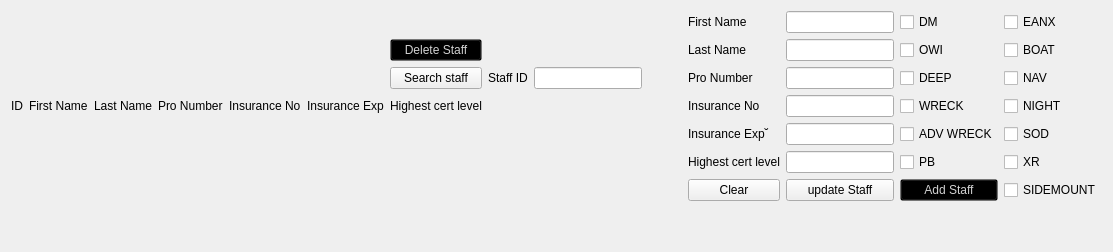
                  <widget class="QWidget" name="page_staff">
                   <layout class="QGridLayout" name="gridLayout_11">
                    <item row="7" column="12">
                     <widget class="QCheckBox" name="pb_check">
                      <property name="text">
                       <string>PB</string>
                      </property>
                     </widget>
                    </item>
                    <item row="4" column="4">
                     <widget class="QLabel" name="insurance_no_label">
                      <property name="text">
                       <string>Insurance No</string>
                      </property>
                     </widget>
                    </item>
                    <item row="7" column="13">
                     <widget class="QCheckBox" name="xr_check">
                      <property name="text">
                       <string>XR</string>
                      </property>
                     </widget>
                    </item>
                    <item row="1" column="10">
                     <widget class="QLabel" name="l_name_label_3">
                      <property name="text">
                       <string>Last Name</string>
                      </property>
                     </widget>
                    </item>
                    <item row="1" column="6">
                     <widget class="QPushButton" name="delete_staff_button">
                      <property name="palette">
                       <palette>
                        <active>
                         <colorrole role="WindowText">
                          <brush brushstyle="SolidPattern">
                           <color alpha="255">
                            <red>210</red>
                            <green>210</green>
                            <blue>210</blue>
                           </color>
                          </brush>
                         </colorrole>
                         <colorrole role="Button">
                          <brush brushstyle="SolidPattern">
                           <color alpha="0">
                            <red>0</red>
                            <green>0</green>
                            <blue>0</blue>
                           </color>
                          </brush>
                         </colorrole>
                         <colorrole role="Text">
                          <brush brushstyle="SolidPattern">
                           <color alpha="255">
                            <red>210</red>
                            <green>210</green>
                            <blue>210</blue>
                           </color>
                          </brush>
                         </colorrole>
                         <colorrole role="ButtonText">
                          <brush brushstyle="SolidPattern">
                           <color alpha="255">
                            <red>210</red>
                            <green>210</green>
                            <blue>210</blue>
                           </color>
                          </brush>
                         </colorrole>
                         <colorrole role="Base">
                          <brush brushstyle="SolidPattern">
                           <color alpha="0">
                            <red>0</red>
                            <green>0</green>
                            <blue>0</blue>
                           </color>
                          </brush>
                         </colorrole>
                         <colorrole role="Window">
                          <brush brushstyle="SolidPattern">
                           <color alpha="0">
                            <red>0</red>
                            <green>0</green>
                            <blue>0</blue>
                           </color>
                          </brush>
                         </colorrole>
                         <colorrole role="PlaceholderText">
                          <brush brushstyle="NoBrush">
                           <color alpha="128">
                            <red>210</red>
                            <green>210</green>
                            <blue>210</blue>
                           </color>
                          </brush>
                         </colorrole>
                        </active>
                        <inactive>
                         <colorrole role="WindowText">
                          <brush brushstyle="SolidPattern">
                           <color alpha="255">
                            <red>210</red>
                            <green>210</green>
                            <blue>210</blue>
                           </color>
                          </brush>
                         </colorrole>
                         <colorrole role="Button">
                          <brush brushstyle="SolidPattern">
                           <color alpha="0">
                            <red>0</red>
                            <green>0</green>
                            <blue>0</blue>
                           </color>
                          </brush>
                         </colorrole>
                         <colorrole role="Text">
                          <brush brushstyle="SolidPattern">
                           <color alpha="255">
                            <red>210</red>
                            <green>210</green>
                            <blue>210</blue>
                           </color>
                          </brush>
                         </colorrole>
                         <colorrole role="ButtonText">
                          <brush brushstyle="SolidPattern">
                           <color alpha="255">
                            <red>210</red>
                            <green>210</green>
                            <blue>210</blue>
                           </color>
                          </brush>
                         </colorrole>
                         <colorrole role="Base">
                          <brush brushstyle="SolidPattern">
                           <color alpha="0">
                            <red>0</red>
                            <green>0</green>
                            <blue>0</blue>
                           </color>
                          </brush>
                         </colorrole>
                         <colorrole role="Window">
                          <brush brushstyle="SolidPattern">
                           <color alpha="0">
                            <red>0</red>
                            <green>0</green>
                            <blue>0</blue>
                           </color>
                          </brush>
                         </colorrole>
                         <colorrole role="PlaceholderText">
                          <brush brushstyle="NoBrush">
                           <color alpha="128">
                            <red>210</red>
                            <green>210</green>
                            <blue>210</blue>
                           </color>
                          </brush>
                         </colorrole>
                        </inactive>
                        <disabled>
                         <colorrole role="WindowText">
                          <brush brushstyle="SolidPattern">
                           <color alpha="255">
                            <red>210</red>
                            <green>210</green>
                            <blue>210</blue>
                           </color>
                          </brush>
                         </colorrole>
                         <colorrole role="Button">
                          <brush brushstyle="SolidPattern">
                           <color alpha="0">
                            <red>0</red>
                            <green>0</green>
                            <blue>0</blue>
                           </color>
                          </brush>
                         </colorrole>
                         <colorrole role="Text">
                          <brush brushstyle="SolidPattern">
                           <color alpha="255">
                            <red>210</red>
                            <green>210</green>
                            <blue>210</blue>
                           </color>
                          </brush>
                         </colorrole>
                         <colorrole role="ButtonText">
                          <brush brushstyle="SolidPattern">
                           <color alpha="255">
                            <red>210</red>
                            <green>210</green>
                            <blue>210</blue>
                           </color>
                          </brush>
                         </colorrole>
                         <colorrole role="Base">
                          <brush brushstyle="SolidPattern">
                           <color alpha="0">
                            <red>0</red>
                            <green>0</green>
                            <blue>0</blue>
                           </color>
                          </brush>
                         </colorrole>
                         <colorrole role="Window">
                          <brush brushstyle="SolidPattern">
                           <color alpha="0">
                            <red>0</red>
                            <green>0</green>
                            <blue>0</blue>
                           </color>
                          </brush>
                         </colorrole>
                         <colorrole role="PlaceholderText">
                          <brush brushstyle="NoBrush">
                           <color alpha="128">
                            <red>210</red>
                            <green>210</green>
                            <blue>210</blue>
                           </color>
                          </brush>
                         </colorrole>
                        </disabled>
                       </palette>
                      </property>
                      <property name="text">
                       <string>Delete Staff</string>
                      </property>
                     </widget>
                    </item>
                    <item row="0" column="11">
                     <widget class="QLineEdit" name="lineEdit">
                      <property name="sizePolicy">
                       <sizepolicy hsizetype="Minimum" vsizetype="Fixed">
                        <horstretch>0</horstretch>
                        <verstretch>0</verstretch>
                       </sizepolicy>
                      </property>
                     </widget>
                    </item>
                    <item row="2" column="10">
                     <widget class="QLabel" name="pro_no_label_2">
                      <property name="text">
                       <string>Pro Number</string>
                      </property>
                     </widget>
                    </item>
                    <item row="4" column="6">
                     <widget class="QLabel" name="highest_label">
                      <property name="text">
                       <string>Highest cert level</string>
                      </property>
                     </widget>
                    </item>
                    <item row="5" column="1">
                     <widget class="QLabel" name="f_name_results_label">
                      <property name="font">
                       <font>
                        <family>DejaVu Sans</family>
                        <pointsize>11</pointsize>
                       </font>
                      </property>
                      <property name="text">
                       <string/>
                      </property>
                     </widget>
                    </item>
                    <item row="9" column="10">
                     <spacer name="verticalSpacer_2">
                      <property name="orientation">
                       <enum>Qt::Vertical</enum>
                      </property>
                      <property name="sizeHint" stdset="0">
                       <size>
                        <width>20</width>
                        <height>40</height>
                       </size>
                      </property>
                     </spacer>
                    </item>
                    <item row="4" column="3">
                     <widget class="QLabel" name="pro_no_label">
                      <property name="text">
                       <string>Pro Number</string>
                      </property>
                     </widget>
                    </item>
                    <item row="2" column="8">
                     <widget class="QLineEdit" name="oid_entry">
                      <property name="sizePolicy">
                       <sizepolicy hsizetype="Minimum" vsizetype="Fixed">
                        <horstretch>0</horstretch>
                        <verstretch>0</verstretch>
                       </sizepolicy>
                      </property>
                     </widget>
                    </item>
                    <item row="5" column="2">
                     <widget class="QLabel" name="l_name_results_label">
                      <property name="font">
                       <font>
                        <family>DejaVu Sans</family>
                        <pointsize>11</pointsize>
                       </font>
                      </property>
                      <property name="text">
                       <string/>
                      </property>
                     </widget>
                    </item>
                    <item row="0" column="13">
                     <widget class="QCheckBox" name="eanx_check">
                      <property name="text">
                       <string>EANX</string>
                      </property>
                     </widget>
                    </item>
                    <item row="5" column="5">
                     <widget class="QLabel" name="insurance_exp_results_label">
                      <property name="font">
                       <font>
                        <family>DejaVu Sans</family>
                        <pointsize>11</pointsize>
                       </font>
                      </property>
                      <property name="text">
                       <string/>
                      </property>
                     </widget>
                    </item>
                    <item row="4" column="0">
                     <widget class="QLabel" name="id_label_2">
                      <property name="text">
                       <string>ID</string>
                      </property>
                     </widget>
                    </item>
                    <item row="5" column="13">
                     <widget class="QCheckBox" name="sod_check">
                      <property name="text">
                       <string>SOD</string>
                      </property>
                     </widget>
                    </item>
                    <item row="5" column="4">
                     <widget class="QLabel" name="insurance_no_results_label">
                      <property name="font">
                       <font>
                        <family>DejaVu Sans</family>
                        <pointsize>11</pointsize>
                       </font>
                      </property>
                      <property name="text">
                       <string/>
                      </property>
                     </widget>
                    </item>
                    <item row="2" column="11">
                     <widget class="QLineEdit" name="lineEdit_3">
                      <property name="sizePolicy">
                       <sizepolicy hsizetype="Minimum" vsizetype="Fixed">
                        <horstretch>0</horstretch>
                        <verstretch>0</verstretch>
                       </sizepolicy>
                      </property>
                     </widget>
                    </item>
                    <item row="7" column="10">
                     <widget class="QLabel" name="highest_label_2">
                      <property name="text">
                       <string>Highest cert level</string>
                      </property>
                     </widget>
                    </item>
                    <item row="2" column="6">
                     <widget class="QPushButton" name="add_search_staff_button">
                      <property name="text">
                       <string>Search staff</string>
                      </property>
                     </widget>
                    </item>
                    <item row="4" column="1">
                     <widget class="QLabel" name="f_name_label_2">
                      <property name="text">
                       <string>First Name</string>
                      </property>
                     </widget>
                    </item>
                    <item row="4" column="5">
                     <widget class="QLabel" name="insurance_exp_label">
                      <property name="text">
                       <string>Insurance Exp</string>
                      </property>
                     </widget>
                    </item>
                    <item row="8" column="11">
                     <widget class="QPushButton" name="update_button">
                      <property name="text">
                       <string>update Staff</string>
                      </property>
                     </widget>
                    </item>
                    <item row="1" column="11">
                     <widget class="QLineEdit" name="lineEdit_2">
                      <property name="sizePolicy">
                       <sizepolicy hsizetype="Minimum" vsizetype="Fixed">
                        <horstretch>0</horstretch>
                        <verstretch>0</verstretch>
                       </sizepolicy>
                      </property>
                     </widget>
                    </item>
                    <item row="4" column="10">
                     <widget class="QLabel" name="insurance_no_label_2">
                      <property name="text">
                       <string>Insurance No</string>
                      </property>
                     </widget>
                    </item>
                    <item row="5" column="0">
                     <widget class="QLabel" name="id_results_label">
                      <property name="font">
                       <font>
                        <family>DejaVu Sans</family>
                        <pointsize>11</pointsize>
                       </font>
                      </property>
                      <property name="text">
                       <string/>
                      </property>
                     </widget>
                    </item>
                    <item row="2" column="13">
                     <widget class="QCheckBox" name="nav_check">
                      <property name="text">
                       <string>NAV</string>
                      </property>
                     </widget>
                    </item>
                    <item row="8" column="12">
                     <widget class="QPushButton" name="pushButton_2">
                      <property name="palette">
                       <palette>
                        <active>
                         <colorrole role="WindowText">
                          <brush brushstyle="SolidPattern">
                           <color alpha="255">
                            <red>210</red>
                            <green>210</green>
                            <blue>210</blue>
                           </color>
                          </brush>
                         </colorrole>
                         <colorrole role="Button">
                          <brush brushstyle="SolidPattern">
                           <color alpha="0">
                            <red>0</red>
                            <green>0</green>
                            <blue>0</blue>
                           </color>
                          </brush>
                         </colorrole>
                         <colorrole role="Text">
                          <brush brushstyle="SolidPattern">
                           <color alpha="255">
                            <red>210</red>
                            <green>210</green>
                            <blue>210</blue>
                           </color>
                          </brush>
                         </colorrole>
                         <colorrole role="ButtonText">
                          <brush brushstyle="SolidPattern">
                           <color alpha="255">
                            <red>210</red>
                            <green>210</green>
                            <blue>210</blue>
                           </color>
                          </brush>
                         </colorrole>
                         <colorrole role="Base">
                          <brush brushstyle="SolidPattern">
                           <color alpha="0">
                            <red>0</red>
                            <green>0</green>
                            <blue>0</blue>
                           </color>
                          </brush>
                         </colorrole>
                         <colorrole role="Window">
                          <brush brushstyle="SolidPattern">
                           <color alpha="0">
                            <red>0</red>
                            <green>0</green>
                            <blue>0</blue>
                           </color>
                          </brush>
                         </colorrole>
                         <colorrole role="PlaceholderText">
                          <brush brushstyle="NoBrush">
                           <color alpha="128">
                            <red>210</red>
                            <green>210</green>
                            <blue>210</blue>
                           </color>
                          </brush>
                         </colorrole>
                        </active>
                        <inactive>
                         <colorrole role="WindowText">
                          <brush brushstyle="SolidPattern">
                           <color alpha="255">
                            <red>210</red>
                            <green>210</green>
                            <blue>210</blue>
                           </color>
                          </brush>
                         </colorrole>
                         <colorrole role="Button">
                          <brush brushstyle="SolidPattern">
                           <color alpha="0">
                            <red>0</red>
                            <green>0</green>
                            <blue>0</blue>
                           </color>
                          </brush>
                         </colorrole>
                         <colorrole role="Text">
                          <brush brushstyle="SolidPattern">
                           <color alpha="255">
                            <red>210</red>
                            <green>210</green>
                            <blue>210</blue>
                           </color>
                          </brush>
                         </colorrole>
                         <colorrole role="ButtonText">
                          <brush brushstyle="SolidPattern">
                           <color alpha="255">
                            <red>210</red>
                            <green>210</green>
                            <blue>210</blue>
                           </color>
                          </brush>
                         </colorrole>
                         <colorrole role="Base">
                          <brush brushstyle="SolidPattern">
                           <color alpha="0">
                            <red>0</red>
                            <green>0</green>
                            <blue>0</blue>
                           </color>
                          </brush>
                         </colorrole>
                         <colorrole role="Window">
                          <brush brushstyle="SolidPattern">
                           <color alpha="0">
                            <red>0</red>
                            <green>0</green>
                            <blue>0</blue>
                           </color>
                          </brush>
                         </colorrole>
                         <colorrole role="PlaceholderText">
                          <brush brushstyle="NoBrush">
                           <color alpha="128">
                            <red>210</red>
                            <green>210</green>
                            <blue>210</blue>
                           </color>
                          </brush>
                         </colorrole>
                        </inactive>
                        <disabled>
                         <colorrole role="WindowText">
                          <brush brushstyle="SolidPattern">
                           <color alpha="255">
                            <red>210</red>
                            <green>210</green>
                            <blue>210</blue>
                           </color>
                          </brush>
                         </colorrole>
                         <colorrole role="Button">
                          <brush brushstyle="SolidPattern">
                           <color alpha="0">
                            <red>0</red>
                            <green>0</green>
                            <blue>0</blue>
                           </color>
                          </brush>
                         </colorrole>
                         <colorrole role="Text">
                          <brush brushstyle="SolidPattern">
                           <color alpha="255">
                            <red>210</red>
                            <green>210</green>
                            <blue>210</blue>
                           </color>
                          </brush>
                         </colorrole>
                         <colorrole role="ButtonText">
                          <brush brushstyle="SolidPattern">
                           <color alpha="255">
                            <red>210</red>
                            <green>210</green>
                            <blue>210</blue>
                           </color>
                          </brush>
                         </colorrole>
                         <colorrole role="Base">
                          <brush brushstyle="SolidPattern">
                           <color alpha="0">
                            <red>0</red>
                            <green>0</green>
                            <blue>0</blue>
                           </color>
                          </brush>
                         </colorrole>
                         <colorrole role="Window">
                          <brush brushstyle="SolidPattern">
                           <color alpha="0">
                            <red>0</red>
                            <green>0</green>
                            <blue>0</blue>
                           </color>
                          </brush>
                         </colorrole>
                         <colorrole role="PlaceholderText">
                          <brush brushstyle="NoBrush">
                           <color alpha="128">
                            <red>210</red>
                            <green>210</green>
                            <blue>210</blue>
                           </color>
                          </brush>
                         </colorrole>
                        </disabled>
                       </palette>
                      </property>
                      <property name="text">
                       <string>Add Staff</string>
                      </property>
                     </widget>
                    </item>
                    <item row="4" column="12">
                     <widget class="QCheckBox" name="wreck_check">
                      <property name="text">
                       <string>WRECK</string>
                      </property>
                     </widget>
                    </item>
                    <item row="5" column="3">
                     <widget class="QLabel" name="pro_number_results_label">
                      <property name="font">
                       <font>
                        <family>DejaVu Sans</family>
                        <pointsize>11</pointsize>
                       </font>
                      </property>
                      <property name="text">
                       <string/>
                      </property>
                     </widget>
                    </item>
                    <item row="5" column="12">
                     <widget class="QCheckBox" name="adv_wreck_check">
                      <property name="text">
                       <string>ADV WRECK</string>
                      </property>
                     </widget>
                    </item>
                    <item row="4" column="11">
                     <widget class="QLineEdit" name="lineEdit_4">
                      <property name="sizePolicy">
                       <sizepolicy hsizetype="Minimum" vsizetype="Fixed">
                        <horstretch>0</horstretch>
                        <verstretch>0</verstretch>
                       </sizepolicy>
                      </property>
                     </widget>
                    </item>
                    <item row="1" column="13">
                     <widget class="QCheckBox" name="boat_check">
                      <property name="text">
                       <string>BOAT</string>
                      </property>
                     </widget>
                    </item>
                    <item row="8" column="10">
                     <widget class="QPushButton" name="clear_staff_button">
                      <property name="text">
                       <string>Clear</string>
                      </property>
                     </widget>
                    </item>
                    <item row="5" column="6">
                     <widget class="QLabel" name="highest_results_label">
                      <property name="font">
                       <font>
                        <family>DejaVu Sans</family>
                        <pointsize>11</pointsize>
                       </font>
                      </property>
                      <property name="text">
                       <string/>
                      </property>
                     </widget>
                    </item>
                    <item row="2" column="12">
                     <widget class="QCheckBox" name="deep_check">
                      <property name="text">
                       <string>DEEP</string>
                      </property>
                     </widget>
                    </item>
                    <item row="7" column="11">
                     <widget class="QLineEdit" name="lineEdit_6">
                      <property name="sizePolicy">
                       <sizepolicy hsizetype="Minimum" vsizetype="Fixed">
                        <horstretch>0</horstretch>
                        <verstretch>0</verstretch>
                       </sizepolicy>
                      </property>
                     </widget>
                    </item>
                    <item row="4" column="13">
                     <widget class="QCheckBox" name="night_check">
                      <property name="text">
                       <string>NIGHT</string>
                      </property>
                     </widget>
                    </item>
                    <item row="8" column="13">
                     <widget class="QCheckBox" name="sidemount_check">
                      <property name="text">
                       <string>SIDEMOUNT</string>
                      </property>
                     </widget>
                    </item>
                    <item row="4" column="2">
                     <widget class="QLabel" name="l_name_label_2">
                      <property name="text">
                       <string>Last Name</string>
                      </property>
                     </widget>
                    </item>
                    <item row="5" column="10">
                     <widget class="QLabel" name="insurance_exp_label_2">
                      <property name="text">
                       <string>Insurance Exp˘ </string>
                      </property>
                     </widget>
                    </item>
                    <item row="1" column="12">
                     <widget class="QCheckBox" name="owi_check">
                      <property name="text">
                       <string>OWI</string>
                      </property>
                     </widget>
                    </item>
                    <item row="0" column="12">
                     <widget class="QCheckBox" name="dm_check">
                      <property name="text">
                       <string>DM</string>
                      </property>
                     </widget>
                    </item>
                    <item row="5" column="11">
                     <widget class="QLineEdit" name="lineEdit_5">
                      <property name="sizePolicy">
                       <sizepolicy hsizetype="Minimum" vsizetype="Fixed">
                        <horstretch>0</horstretch>
                        <verstretch>0</verstretch>
                       </sizepolicy>
                      </property>
                     </widget>
                    </item>
                    <item row="0" column="10">
                     <widget class="QLabel" name="f_name_label_3">
                      <property name="text">
                       <string>First Name</string>
                      </property>
                     </widget>
                    </item>
                    <item row="2" column="7">
                     <widget class="QLabel" name="label_23">
                      <property name="text">
                       <string>Staff ID</string>
                      </property>
                     </widget>
                    </item>
                    <item row="2" column="9">
                     <spacer name="horizontalSpacer_7">
                      <property name="orientation">
                       <enum>Qt::Horizontal</enum>
                      </property>
                      <property name="sizeHint" stdset="0">
                       <size>
                        <width>40</width>
                        <height>20</height>
                       </size>
                      </property>
                     </spacer>
                    </item>
                   </layout>
                  </widget>
